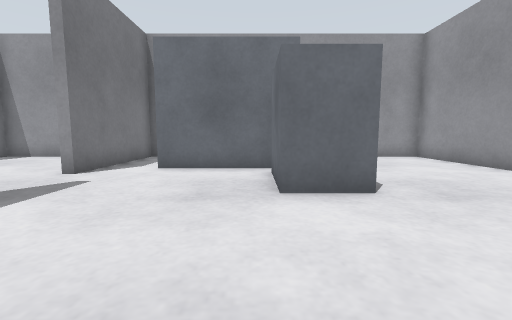
view 1 (above)

19 first-person views from a walk through a Gazebo world. The camera is 0.5 m above the floor, tilts 6° down and sees 90° across. The floor is counted in squares, 0.5 m on a side. Each view is taken from the middle of a square. On the plan, view 1 faces up. The plan holds only what a view shows up to about 11 squares ahead; the rest is blank. The place goes on beyond the plan.

view 2
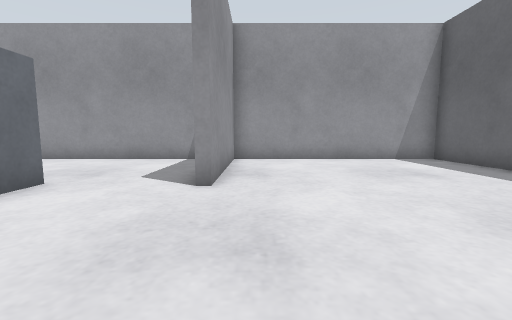

view 3
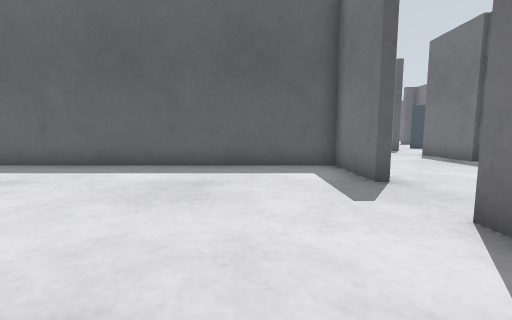

view 4
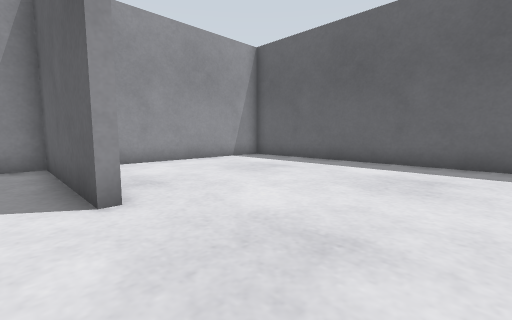

view 5
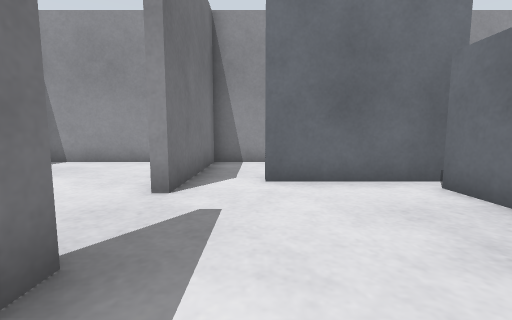

view 6
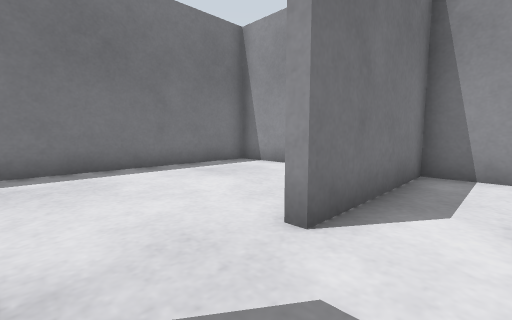

view 7
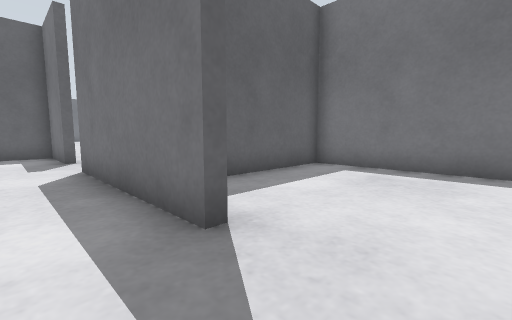

view 8
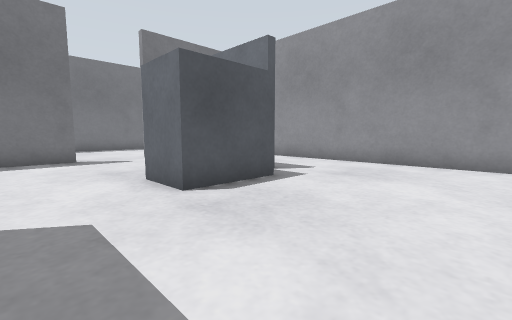

view 9
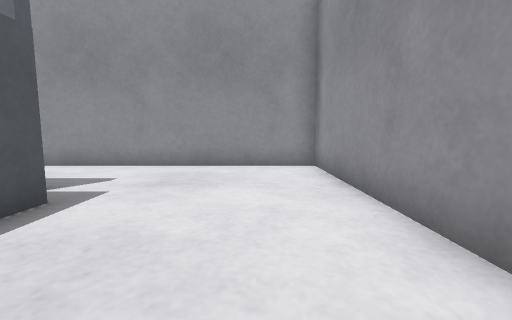

view 10
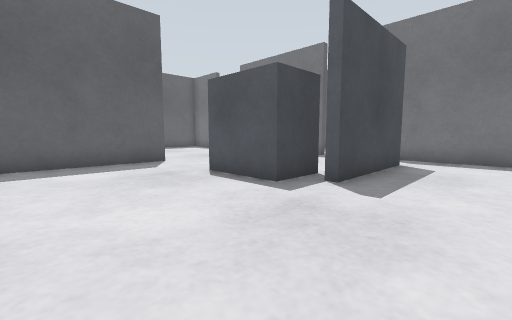

view 11
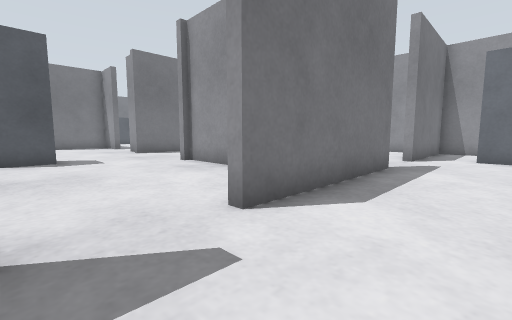

view 12
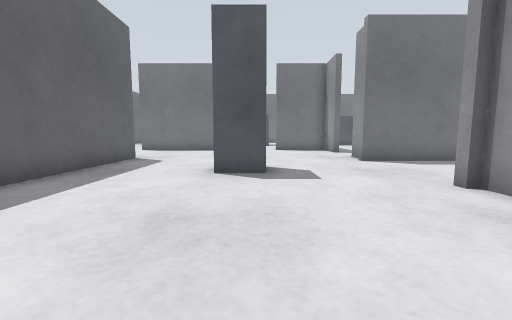

view 13
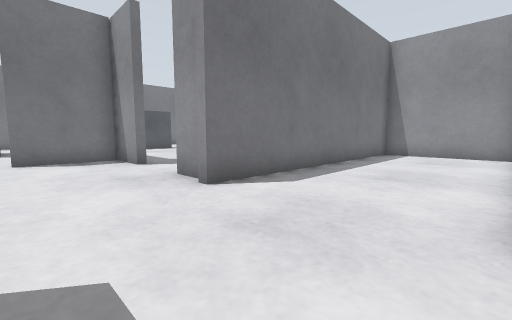

view 14
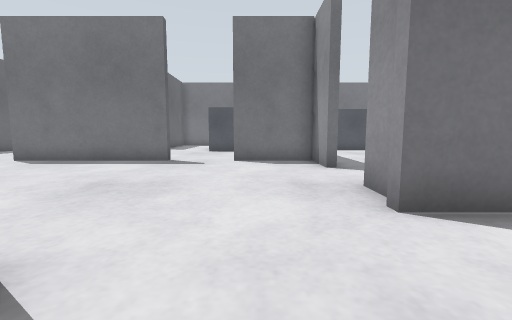

view 15
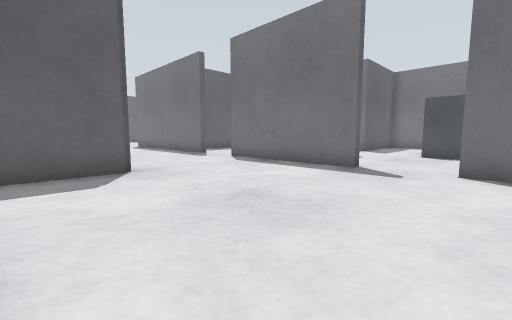

view 16
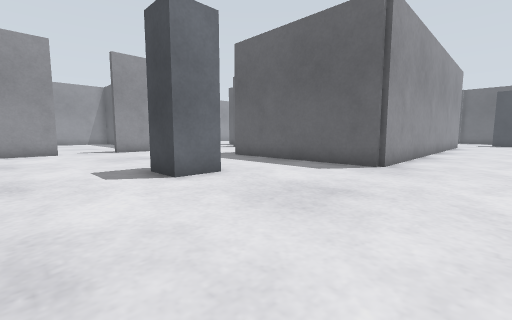

view 17
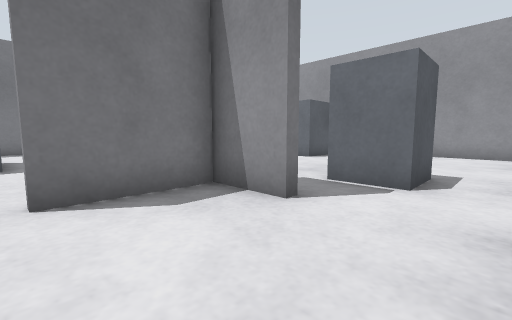

view 18
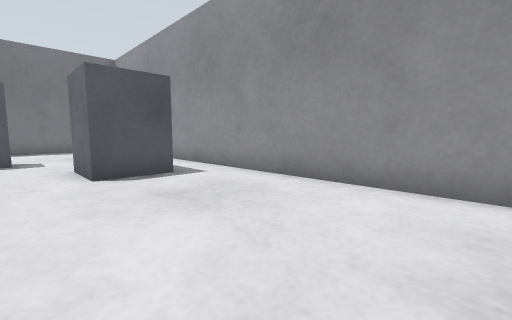

view 19
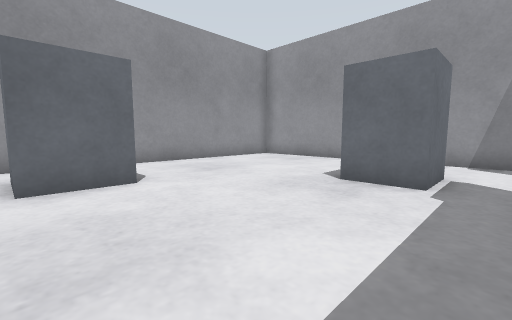

### Floor plan
Ten units are one square. View 1 is at (0, 0); x grows to the right and y downward. Boxes are objects, and circles mark ways between rooms. Rooms are numbered by the first view taken in them; rooms with no view inside come last. Other rooms are left out.
<svg viewBox="-260 -113 333 217">
<path fill="none" stroke="#000" d="M-49 42 -44 42 -44 69 68 69 68 -8 18 -8M-44 -6 -44 19M18 -8 18 -12 68 -12 68 -66M12 -73 -29 -73M-49 -38 -44 -38 -44 -6M-44 -81 -44 -61M-29 -76 12 -76M68 -66 68 -108 -44 -108 -44 -81M-82 -11 -106 -11M-48 19 -48 -1M-164 95 -164 78 -108 78M-212 6 -212 18 -216 18M-212 41 -212 99M-151 -100 -151 -8M-109 -106 -145 -106M-212 -11 -212 6M-154 -19 -154 -85M-169 -108 -255 -108M-66 -108 -105 -108 -105 -14 -66 -14"/>
<rect x="-5" y="-75" width="30" height="40" fill="#bbb"><title>grey box</title></rect>
<rect x="-145" y="25" width="30" height="20" fill="#bbb"><title>grey post</title></rect>
<rect x="-255" y="-95" width="30" height="30" fill="#bbb"><title>grey box</title></rect>
<rect x="-215" y="-15" width="30" height="10" fill="#bbb"><title>grey box</title></rect>
<rect x="-205" y="-45" width="30" height="20" fill="#bbb"><title>grey box</title></rect>
<rect x="-175" y="-15" width="20" height="10" fill="#bbb"><title>grey box</title></rect>
<circle cx="-10" cy="-10" r="3" fill="#2a7"/>
<circle cx="-45" cy="30" r="3" fill="#2a7"/>
<circle cx="-30" cy="-80" r="3" fill="#2a7"/>
<circle cx="40" cy="-75" r="3" fill="#2a7"/>
<circle cx="-45" cy="-50" r="3" fill="#2a7"/>
<circle cx="-180" cy="8" r="3" fill="#2a7"/>
<text x="10" y="30">1</text>
<text x="10" y="-40">2</text>
<text x="20" y="-90">3</text>
<text x="-130" y="20">4</text>
<text x="-200" y="-50">5</text>
<text x="-80" y="-60">6</text>
</svg>
Room 1 opens to room 2. Room 1 opens to room 4. Room 2 opens to room 3. Room 2 opens to room 6. Room 4 opens to room 5.

Where each view was taken, in squares from view 1:
view 1: 0 up, 0 right, facing up
view 2: 0 up, 3 left, facing right
view 3: 1 up, 2 left, facing down
view 4: 2 up, 2 left, facing down-right
view 5: 2 up, 3 left, facing up
view 6: 4 up, 3 left, facing up-left
view 7: 6 up, 3 left, facing down-left
view 8: 2 up, 6 right, facing up-left
view 9: 3 up, 5 right, facing up
view 10: 10 up, 6 right, facing down-left
view 11: 4 down, 2 left, facing up-left
view 12: 3 down, 6 left, facing left
view 13: 2 down, 11 left, facing up-left
view 14: 1 down, 12 left, facing left
view 15: 1 down, 14 left, facing down-left
view 16: 0 up, 19 left, facing down-right
view 17: 2 down, 17 left, facing up-left
view 18: 6 up, 17 left, facing up-left
view 19: 2 up, 25 left, facing up-right
